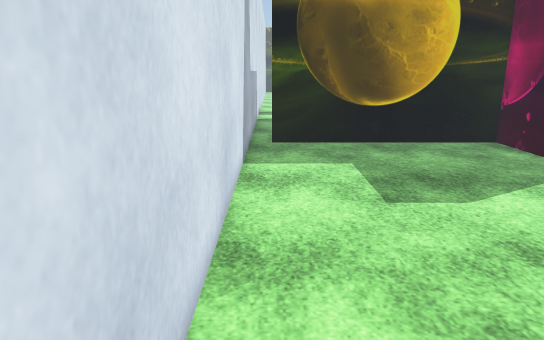
view 1 (above)

22 first-person views from a walk through a Unity game level. The camera is 1.5 m above the floor, tilts 14° down and sees 70° across. The floor is counted in squares, 0.5 m on a side. Each view is taken from the middle of a square. On the plan, view 1 faces up. The plan holds only what a view shows up to about 20 squares ahead; the rest is blank. The place goes on beyond the plan. The player character is not drawn. Some animated figures are not drawn. Some surface patterns are stand-ins.

view 2
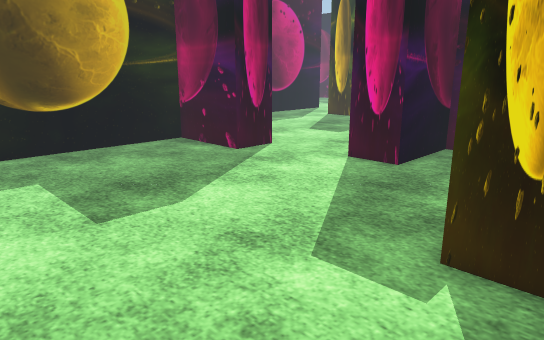

view 3
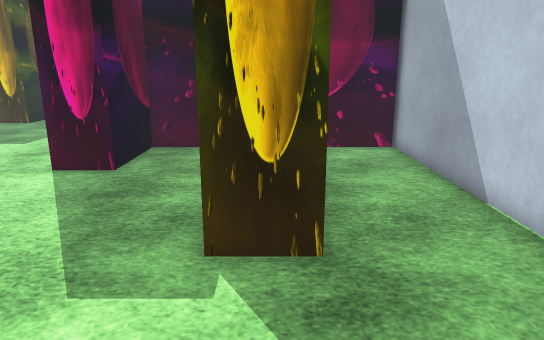

view 4
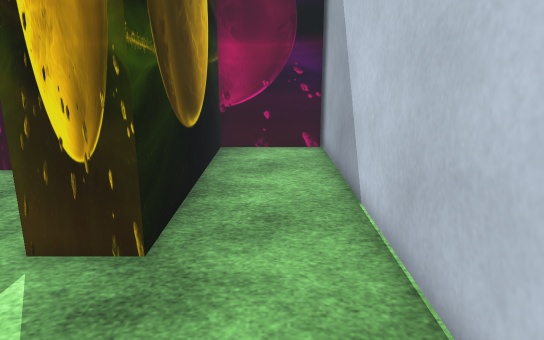

view 5
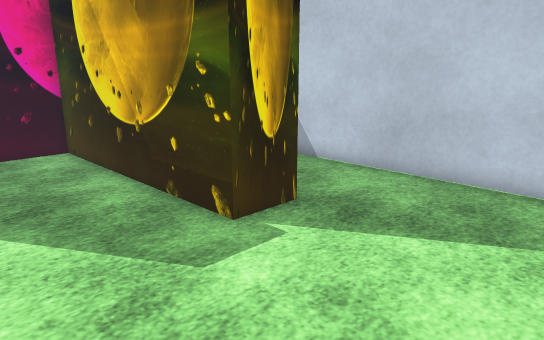

view 6
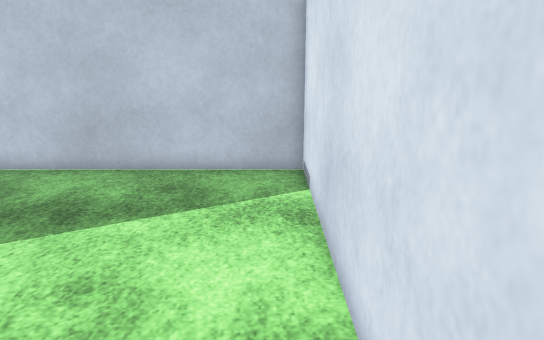

view 7
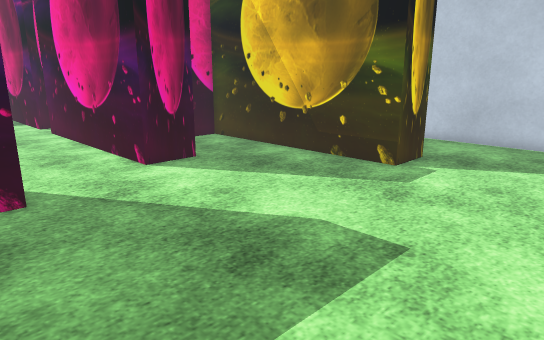

view 8
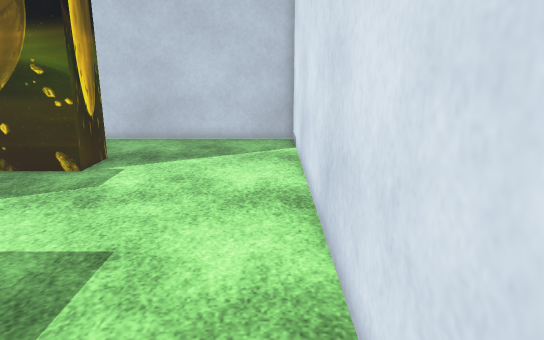

view 9
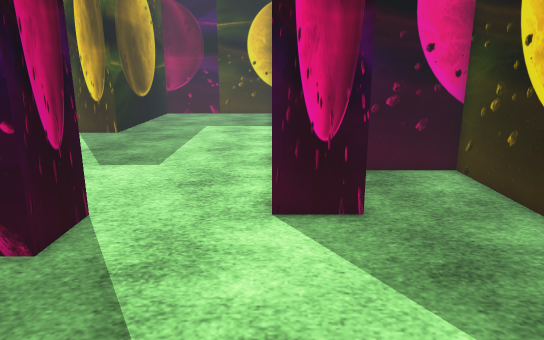

view 10
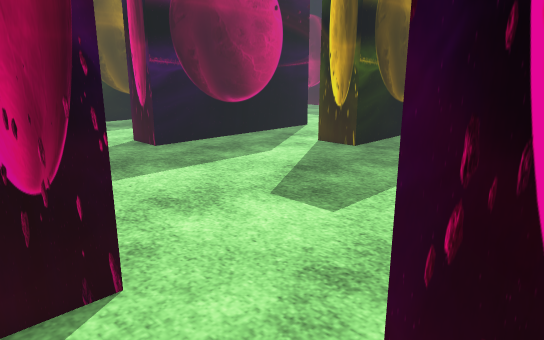

view 11
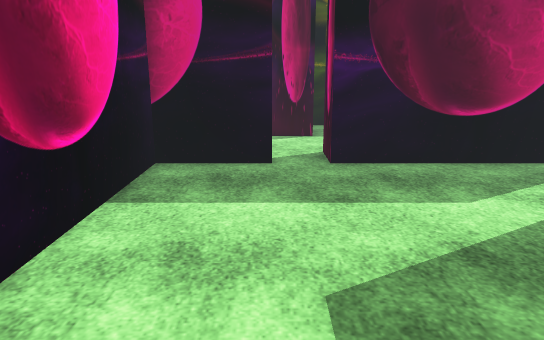

view 12
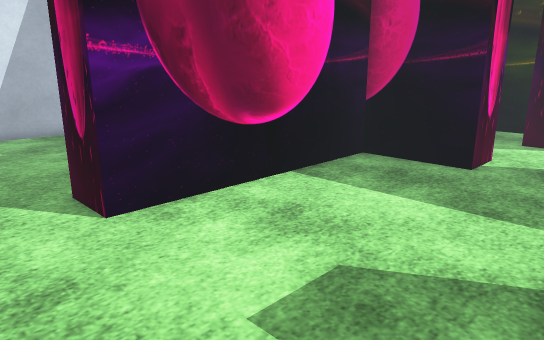

view 13
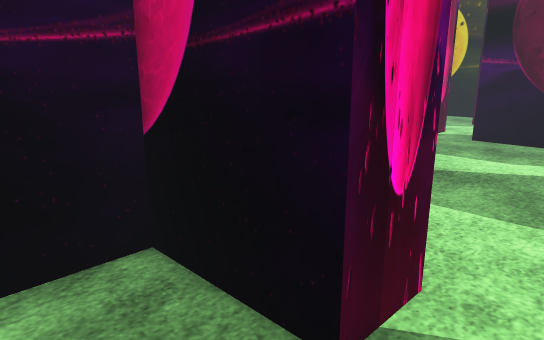

view 14
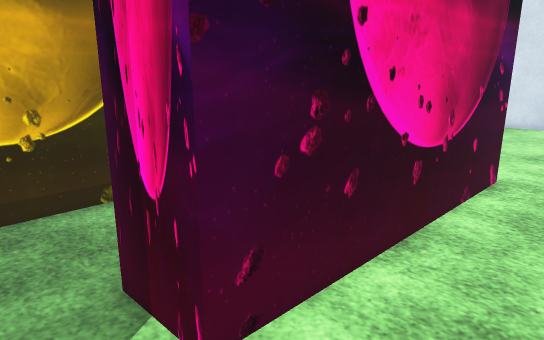

view 15
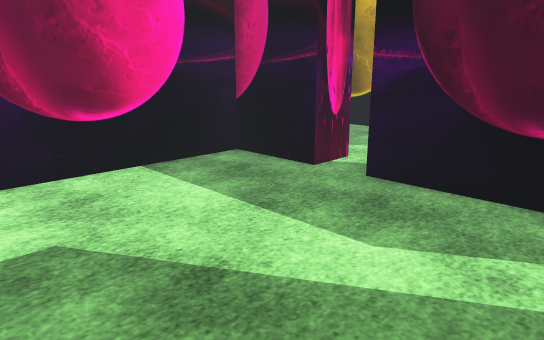

view 16
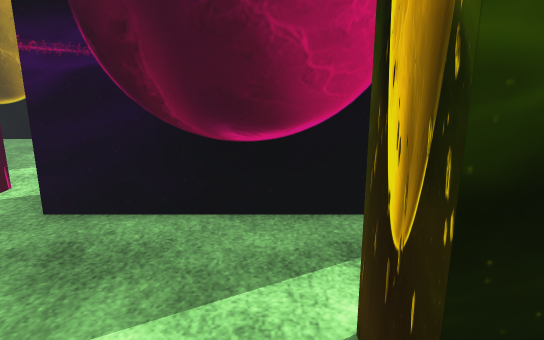

view 17
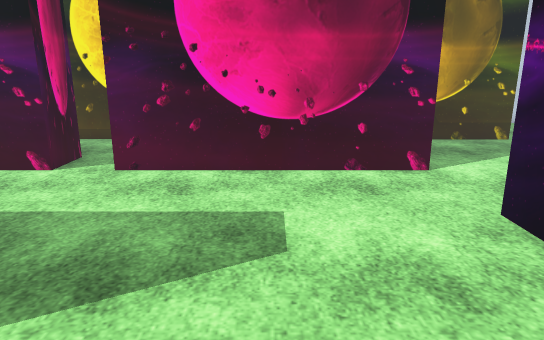

view 18
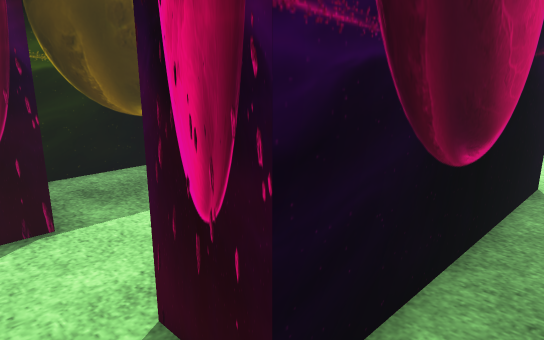

view 19
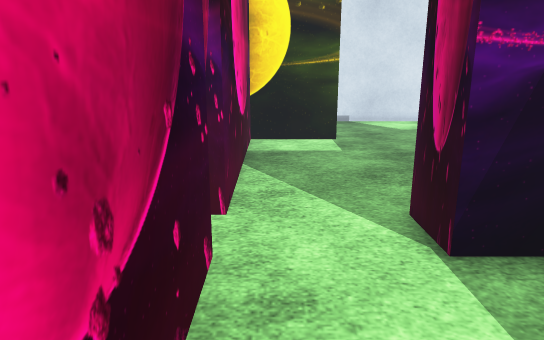

view 20
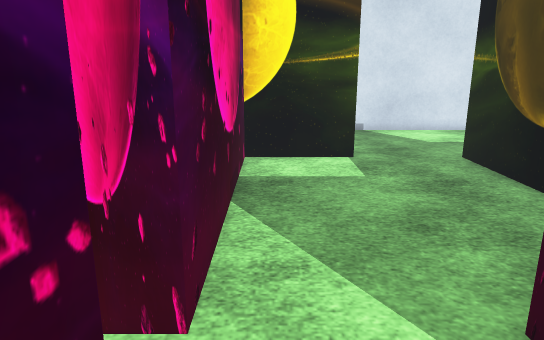

view 21
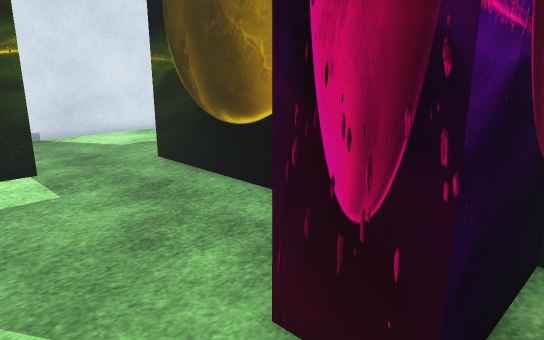

view 22
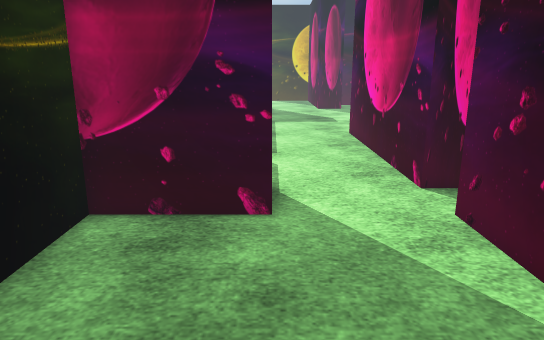

### Floor plan
Points are (right, up) in squares from view 1. A wall is a line through its corners. A room is listed if a view was taken in it or the views show most of it. See-through windows are left out.
Room 1 (views 1, 2, 3, 4, 5, 6, 7, 8, 9, 10)
walls: (12, 13) (10, 13) (10, 17.1) (0, 17.1); (-1, 17.9) (-1, -3.1) (17, -3.1); (16, -3.1) (16, 1.1) (6, 1.1) (6, 3.1) (16, 3.1) (16, 7) (12, 7) (12, 9)
ways out: opening at (12, 11) to room 2
Room 2 (views 11, 12, 13, 14, 15, 16, 17, 18)
walls: (24, 16.9) (24, 19); (24.5, 17.1) (24, 17.1); (12, 9) (22, 9) (22, 7) (18, 7) (18, 4.8); (24, 7) (24, 9) (24.5, 9); (24.5, 23) (18, 23) (18, 25); (16, 25) (16, 23) (12, 23) (12, 13); (20.4, 3.1) (22.8, 3.1); (18, 29) (16, 29)
ways out: opening at (12, 11) to room 1; opening at (18, 27) to room 3; opening at (16, 27) to room 4
Room 3 (views 19, 20, 21)
walls: (22.1, 33) (18, 33) (18, 29); (18, 25) (24.5, 25)
ways out: opening at (18, 27) to room 2
Room 4 (view 22)
walls: (16, 29) (16, 33) (6, 33); (6, 29.1) (6, 25) (16, 25)
ways out: opening at (16, 27) to room 2; opening at (6, 31)

Positions as (right, up) in squares from view 1, and headings:
1: (0, 0), facing up
2: (0, 1), facing up-right
3: (0, 2), facing right
4: (0, -1), facing right
5: (0, 8), facing down-right
6: (0, 9), facing down
7: (0, 15), facing down-right
8: (0, 15), facing down
9: (4, 9), facing right
10: (10, 8), facing up-right
11: (16, 10), facing up
12: (20, 10), facing up-left
13: (24, 4), facing up-left
14: (24, 12), facing down-left
15: (24, 13), facing up-left
16: (23, 15), facing up
17: (17, 21), facing down
18: (16, 21), facing up-right
19: (24, 26), facing left
20: (20, 26), facing left
21: (19, 26), facing up-left
22: (8, 29), facing right
